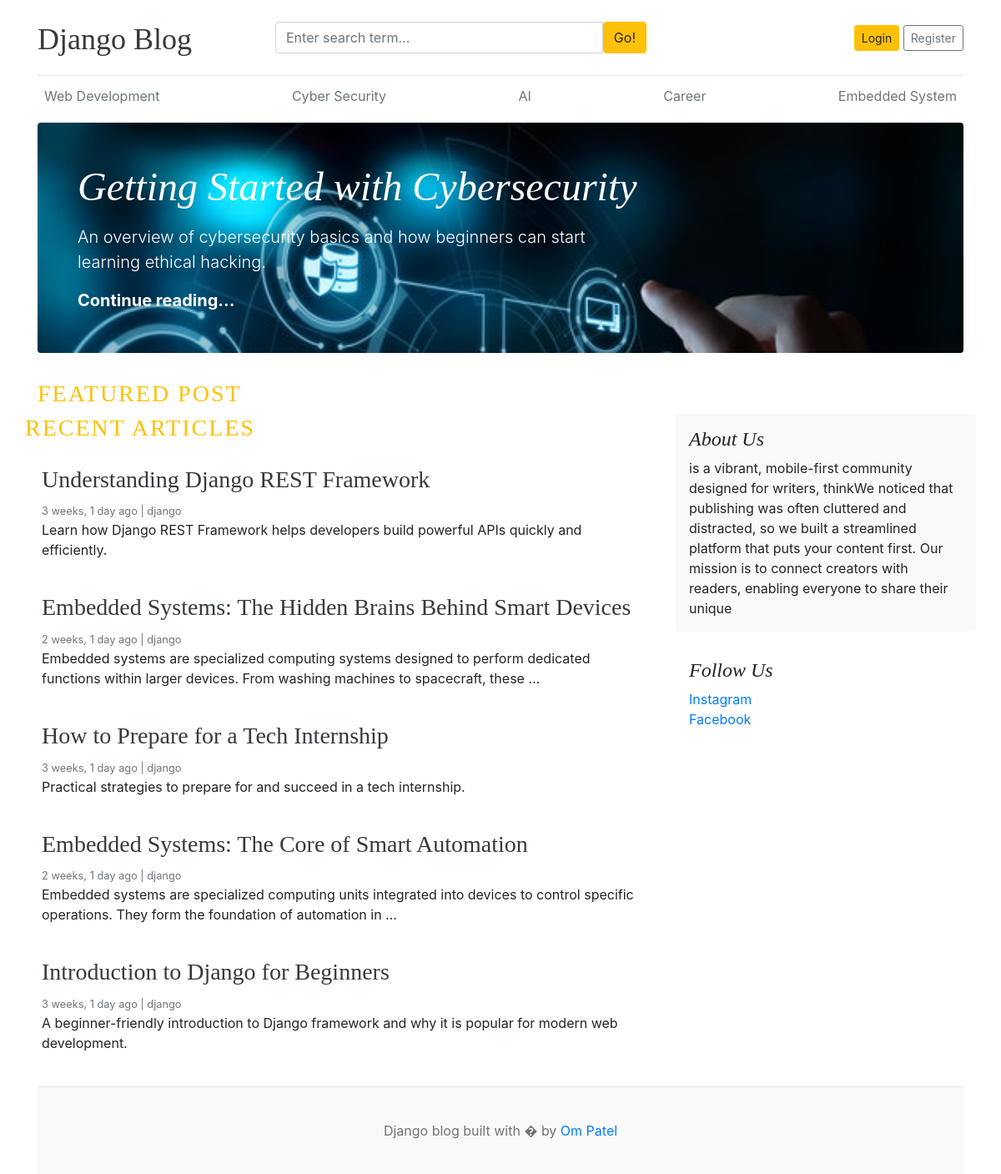
The page / on the database its author committed.
### blogapp/models.py (models this page shows, shortened)
class Category (models.Model):
    category_name = models.CharField(max_length=50,unique=True)
    created_at = models.DateTimeField(auto_now_add=True)
    updated_at = models.DateTimeField(auto_now=True)
    class Meta:
        verbose_name_plural ='categories'

class Blog (models.Model):
    title = models.CharField(max_length=100)
    slug = models.SlugField(max_length=150,unique=True,blank=True)
    category = models.ForeignKey(Category,on_delete=models.CASCADE)
    author = models.ForeignKey(User,on_delete=models.CASCADE)
    featured_image = models.ImageField(upload_to='uploads/%Y/%m/%d')
    short_discription = models.TextField(max_length=500)
    blog_body = models.TextField(max_length=2000)
    status = models.CharField(max_length=50,choices=STATUS_CHOICES,default="Draft")
    is_featured = models.BooleanField(default=False)
    created_at = models.DateField(auto_now_add=True)
    updated_at = models.DateField(auto_now=True)

class About_us (models.Model):
    title = models.CharField(max_length=50)
    discription = models.CharField(max_length=300)
    created_at = models.DateTimeField(auto_now_add=True)
    updated_at = models.DateTimeField(auto_now=True)
    class Meta:
        verbose_name_plural ='About'

class Social (models.Model):
    platform = models.CharField(max_length=50)
    link = models.URLField(max_length=100)
    created_at = models.DateTimeField(auto_now_add=True)
    updated_at = models.DateTimeField(auto_now=True)
    class Meta:
        verbose_name_plural ='Social Links'

### blog/views.py (the view)
# urls.py: 2. Add a URL to urlpatterns:  path('', views.home, name='home')
def home (request):
    featured_post = Blog.objects.filter(is_featured=True,status="Published").order_by("-updated_at")
    posts = Blog.objects.filter(is_featured=False,status="Published").order_by("-updated_at")
    about = About_us.objects.get()
    context = {
        'featured_post':featured_post,
        'posts':posts,
        'about':about,
    }
    return render(request,'home.html',context)

### blogapp/context_processor.py (called while the page is built)
def get_category(request):
    categories = Category.objects.all()
    return dict(categories = categories)

def social_links(request):
    social_links = Social.objects.all()
    return dict(social_links = social_links)

### templates/home.html (shortened to what this page needs)
{%extends "base.html"%}
{%block content%}
  {% for featured in featured_post %}
  {% if forloop.first %}
    <div class="jumbotron p-3 p-md-5 text-white rounded bg-dark" style="background-image: url('{{featured.featured_image.url}}');background-size:cover;">
    <div class="col-md-8 px-0">
      <h1 class="display-4 font-italic">{{featured.title}}</h1>
      <p class="lead my-3"  >{{featured.short_discription |truncatewords:20}}</p>
      <p class="lead mb-0"><a href="{%url 'single_blog' featured.slug %}" class="text-white font-weight-bold">Continue reading...</a></p>
    </div>
  </div>
  {%endif%}
  {%endfor%}
  <h3 class="text-uppercase text-warning" style="letter-spacing: 2px;">Featured Post</h3>
  <div class="row mb-2">
  <main role="main" class="container p-0">
    <div class="row">
      <div class="col-md-8 blog-main">
        <h3 class="text-uppercase text-warning" style="letter-spacing: 2px;">Recent Articles</h3>
{% for featured in posts %}
      <div class="card border-0" >
        <div class="card-body">
          <a href="{%url 'single_blog' featured.slug %} " class="text-dark"><h3 >{{featured.title}}</h3></a>
          <small class="mb-1 text-muted">{{featured.created_at | timesince }} ago | {{featured.author}}</small>
          <p class="card-text">{{featured.short_discription |truncatewords:20}}</p>
        </div>
      </div>
{%endfor%}
      </div>
      <aside class="col-md-4 blog-sidebar">
        <div class="p-3 mb-3 bg-light rounded">
          <h4 class="font-italic">{{about.title}}</h4>
          <p class="mb-0">{{about.discription}}</p>
        </div>
        <div class="p-3">
          <h4 class="font-italic">Follow Us</h4>
          <ol class="list-unstyled">
            {%for i in social_links%}
            <li><a href="{{i.link}}" target="_blank">{{i.platform}}</a></li>
            {%endfor%}
          </ol>
        </div>
      </aside>
    </div>
  </main>
</div>
{%endblock%}

### templates/base.html (shortened to what this page needs)
{% load static %}
<!DOCTYPE html>
<html lang="en">
<head>
    <link href="https://getbootstrap.com/docs/4.0/dist/css/bootstrap.min.css" rel="stylesheet">
    <link href="{% static 'css/blog.css'%}" rel="stylesheet">
    <link rel="stylesheet" href="https://cdnjs.cloudflare.com/ajax/libs/font-awesome/4.7.0/css/font-awesome.min.css">
  </head>
<body>
    <div class="container">
      <header class="blog-header py-3">
        <div class="row flex-nowrap justify-content-between align-items-center">
          <div class="col-3 pt-1">
            <a class="blog-header-logo text-dark" href="/">Django Blog</a>
          </div>
           <div class="col-5 ">
             <form action="{%url 'search' %}" method="GET">
             <div class="input-group">
                <input class="form-control" name="search" value="{{keyword}}" type="text" placeholder="Enter search term..." aria-label="Enter search term..." aria-describedby="button-search" />
                  <button  class="btn btn-warning" id="button-search" type="submit">Go!</button>
            </div>
            </form>
          </div>
          <div class="col-4 d-flex justify-content-end align-items-center">
            {% if user.is_authenticated %}
            <span><a href="{% url 'dashboard' %}">Dashboard </a>|<a href="{% url 'logout' %}"> Log Out</a></span>
            {% else %}
            <a class="btn btn-sm btn-warning" href="{% url 'login' %}">Login</a> &nbsp;
            <a class="btn btn-sm btn-outline-secondary" href="{%url 'registration' %}">Register</a>
            {% endif %}
          </div>
        </div>
      </header>
      <div class="nav-scroller py-1 mb-2">
        <nav class="nav d-flex justify-content-between">
          {% for cat in categories %}
          <a class="p-2 text-muted" href="{% url 'blog_by_category' cat.id %}">{{cat.category_name}}</a>
          {%endfor%}
        </nav>
      </div>
{% block content %}
{%endblock%}
<footer class="blog-footer" style="margin-top: 20px;">
  <p>Django blog built with � by <a href="#">Om Patel</a></p>
</footer>
</body>
</html>

### blog/static/css/blog.css (style rules this page uses)
.blog-header { border-bottom: 1px solid #e5e5e5; }
.blog-header-logo { font-family: "Playfair Display", Georgia, "Times New Roman", serif; font-size: 2.25rem; }
h1, h2, h3, h4, h5, h6 { font-family: "Playfair Display", Georgia, "Times New Roman", serif; }
.display-4 { font-size: 2.5rem; }
@media (min-width: 768px) { .display-4 { font-size: 3rem; } }
.blog-footer { padding: 2.5rem 0; color: #727272; text-align: center; background-color: #f9f9f9; border-top: .05rem solid #e5e5e5; }
.blog-footer p:last-child { margin-bottom: 0; }

### rows shown on the page
Category: category_name "Web Development"
Category: category_name "Cyber Security"
Category: category_name "AI"
Category: category_name "Career"
Category: category_name "Embedded System"
Blog: featured_image (picture), title "Getting Started with Cybersecurity", short_discription "An overview of cybersecurity basics and how beginners can start learning ethical hacking."
Blog: title "Understanding Django REST Framework", created_at "3 weeks, 1 day", author "django", short_discription "Learn how Django REST Framework helps developers build powerful APIs quickly and efficiently."
Blog: title "Embedded Systems: The Hidden Brains Behind Smart Devices", created_at "2 weeks, 1 day", author "django", short_discription "Embedded systems are specialized computing systems designed to perform dedicated functions within larger devices. From washing machines to spacecraft, these …"
Blog: title "How to Prepare for a Tech Internship", created_at "3 weeks, 1 day", author "django", short_discription "Practical strategies to prepare for and succeed in a tech internship."
Blog: title "Embedded Systems: The Core of Smart Automation", created_at "2 weeks, 1 day", author "django", short_discription "Embedded systems are specialized computing units integrated into devices to control specific operations. They form the foundation of automation in …"
Blog: title "Introduction to Django for Beginners", created_at "3 weeks, 1 day", author "django", short_discription "A beginner-friendly introduction to Django framework and why it is popular for modern web development."
About_us: title "About Us", discription "is a vibrant, mobile-first community designed for writers, thinkWe noticed that publishing was often cluttered and distracted, so we built a streamlined platform that puts your content first. Our mission is to connect creators with readers, enabling everyone to share their unique"
Social: platform "Instagram"
Social: platform "Facebook"
